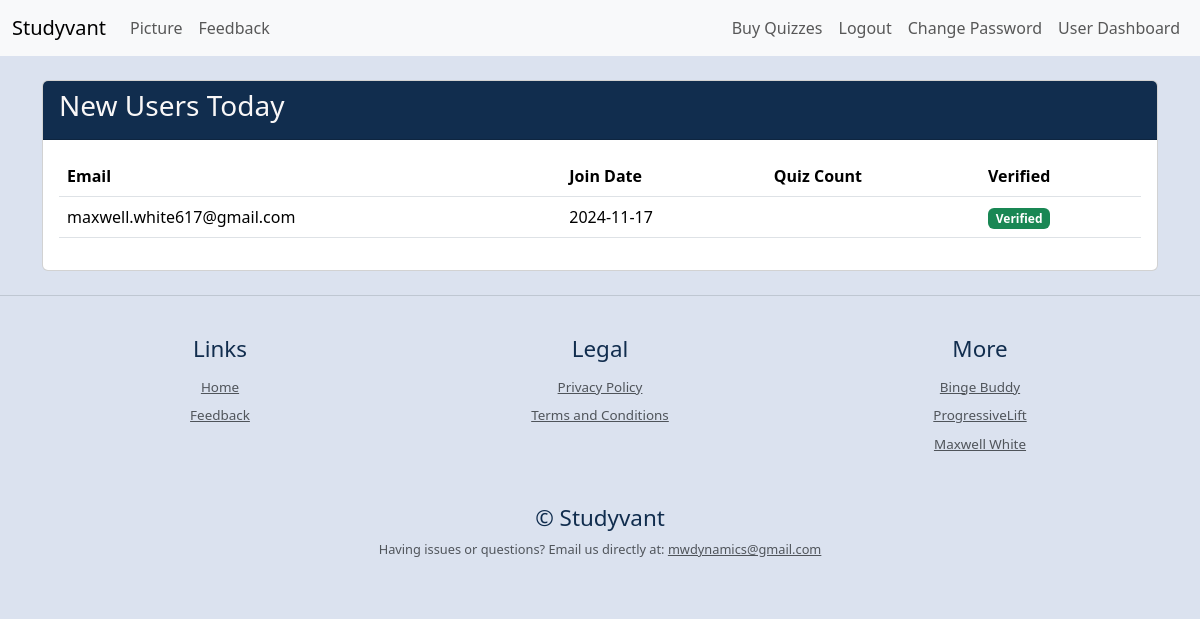
Screenshot of /user-dashboard (signed in) with the database file from the repository.
### main.py (models this page shows)
class User(UserMixin, db.Model):
    __tablename__ = "users"
    id: Mapped[int] = mapped_column(Integer, primary_key=True)
    email: Mapped[str] = mapped_column(String(100), unique=True)
    password: Mapped[str] = mapped_column(String(100))
    name: Mapped[str] = mapped_column(String(100))
    premium_level: Mapped[int] = mapped_column(Integer)
    date_of_signup: Mapped[Date] = mapped_column(Date)
    time_of_signup: Mapped[Time] = mapped_column(Time)
    end_date_premium: Mapped[Date] = mapped_column(Date)
    points: Mapped[int] = mapped_column(Integer)
    picture_count: Mapped[int] = mapped_column(Integer)
    verified: Mapped[bool] = mapped_column(Boolean, default=False)
    verification_token: Mapped[str] = mapped_column(String(100), nullable=True)

### main.py (the view)
@app.route('/user-dashboard', methods=['POST', 'GET'])
def user_dashboard():
    today = datetime.date.today()
    three_days_ago = today - datetime.timedelta(days=3)
    new_users = User.query.filter(
        User.date_of_signup >= three_days_ago
    ).all()
    current_user_data = User.query.filter_by(id=current_user.id).first()
    return render_template("user_dashboard.html", new_users=new_users, current_user_data=current_user_data)

### main.py (called while the page is built)
@login_manager.user_loader
def load_user(user_id):
    return db.get_or_404(User, user_id)

### templates/user_dashboard.html
{% include "header.html" %}
<div class="container mt-4">
  {% if current_user.id == 1 %}
    <div class="card">
      <div class="card-header">
        <h3>New Users Today</h3>
      </div>
      <div class="card-body">
        {% if new_users %}
          <table class="table">
            <thead>
              <tr>
                <th>Email</th>
                <th>Join Date</th>
                <th>Quiz Count</th>
                <th>Verified</th>
              </tr>
            </thead>
            <tbody>
              {% for user in new_users %}
                <tr>
                  <td>{{ user.email }}</td>
                  <td>{{ user.date_of_signup }}</td>
                  <td>{{ user.quiz_count }}</td>
                  <td>
                    {% if user.verified %}
                      <span class="badge bg-success">Verified</span>
                    {% else %}
                      <span class="badge bg-warning">Pending</span>
                    {% endif %}
                  </td>
                </tr>
              {% endfor %}
            </tbody>
          </table>
        {% else %}
          <p>No new users today.</p>
        {% endif %}
      </div>
    </div>
  {% endif %}
</div>
{% include "footer.html" %}

### static/css/style.css (style rules this page uses)
:root { --primary-color: #F9F7F7; --secondary-color: #DBE2EF; --tertiary-color: #3F72AF; --quaternary-color: #112D4E; }
body { background-color: var(--secondary-color); }

### rows the page displays
User: email "maxwell.white617@gmail.com", date_of_signup "2024-11-17", verified "Verified"
